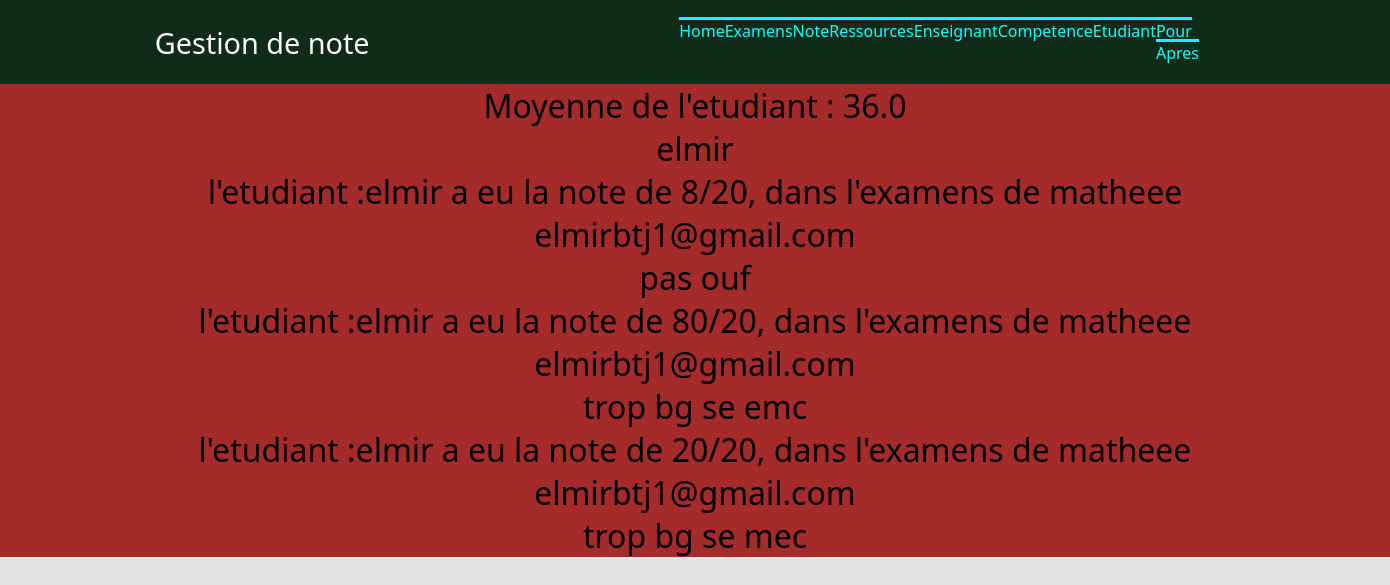
The app's page /gestion/affiche/1/, older data.
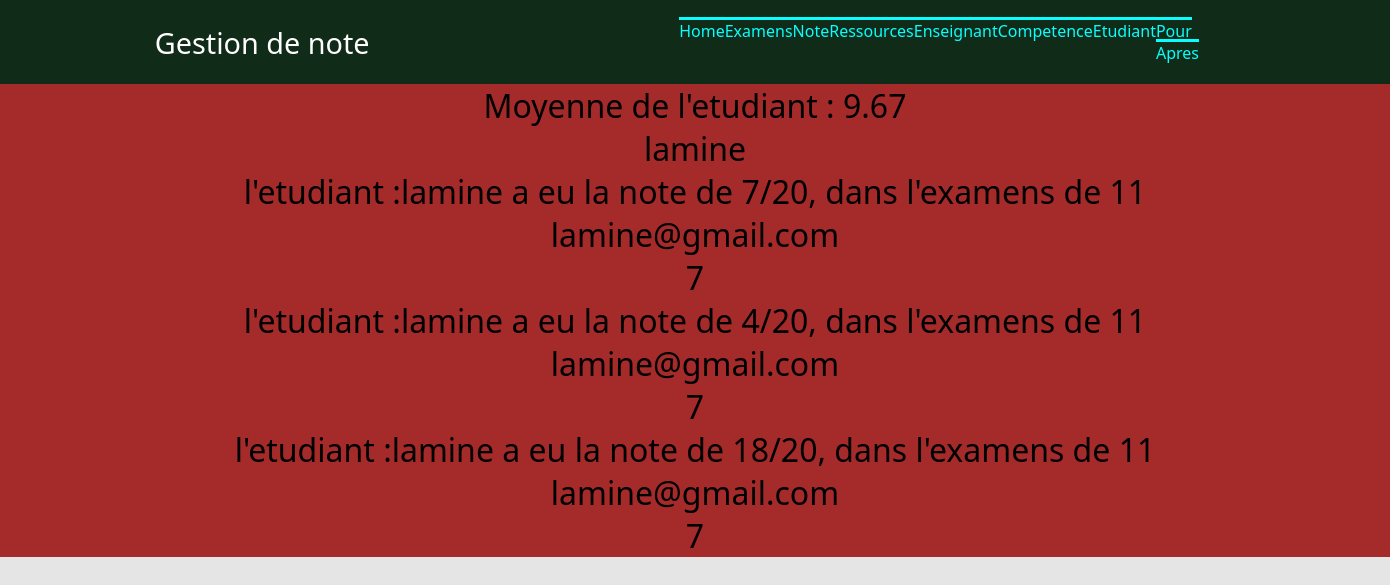
The same page, newer data.
### gestion/models.py (models this page shows, shortened)
class Etudiant(models.Model):
    nom = models.CharField(max_length = 100)
    prenom =models.CharField(max_length = 100,null = True)
    groupe =models.CharField(max_length = 100,null = True)
    photo =models.ImageField(upload_to="images",blank=True, null = True)
    email=models.EmailField(default=None,max_length = 100)
    def __str__(self):
        return  self.nom

class Notes(models.Model):
    examens = models.ForeignKey('Examens', on_delete=models.CASCADE,null = True,)
    etudiant =models.ForeignKey('Etudiant', on_delete=models.CASCADE,null = True,)
    note =models.IntegerField(blank=False, null=True)
    appreciation =models.CharField(max_length=100)

class Examens(models.Model):
    titre = models.CharField(max_length=100)
    date = models.DateField(blank=True, null = True)
    coefficient = models.CharField(max_length=100)
    ressources = models.ForeignKey('Ressources', on_delete=models.CASCADE,null = True,)
    def __str__(self):
        return  self.titre

### gestion/views.py (the view)
# urls.py: path('affiche/<int:id>/', views.affiche),
def affiche(request, id):
    etudiants = models.Etudiant.objects.get(pk=id)
    notes = list(models.Notes.objects.filter(etudiant=etudiants))
    notes = list(models.Notes.objects.filter(etudiant=etudiants))
    moyenne = float(0)
    moyenne_arondie = 0
    for i in notes:
        moyenne = float(moyenne + i.note)
    etudiants.moyenne = str(round(moyenne / len(notes),2))
    return render(request,"gestion/affiche.html",{'etudiants': etudiants,'notes': notes,"etudiants.moyenne":etudiants.moyenne,})

### gestion/templates/gestion/affiche.html (shortened to what this page needs)
     {% extends "gestion/main.html" %}
{% block content %}
{% load static %}
<h1>
Moyenne de l'etudiant : {{etudiants.moyenne}}
</h1>
<h1>{{etudiants.nom}}</h1>
 {% for l in notes %}
<h1>l'etudiant :{{l.etudiant}} a eu la note de {{l.note}}/20, dans l'examens de {{l.examens}} </h1>
<h1>{{etudiants.email}}</h1>
<h1>{{l.appreciation}}</h1>
       {%endfor%}
{% endblock %}
{% block navi %}
 <li> <a href="/gestion/ajout2/{{etudiant.id}}"> Pour apres</a></li>
{% endblock %}

Row changes from the older to the newer data that the page shows:
removed Notes: etudiant "elmir", note "8", examens "matheee", {{ etudiants.email }} "elmirbtj1@gmail.com", appreciation "pas ouf"
removed Notes: etudiant "elmir", note "80", examens "matheee", {{ etudiants.email }} "elmirbtj1@gmail.com", appreciation "trop bg se emc"
removed Notes: etudiant "elmir", note "20", examens "matheee", {{ etudiants.email }} "elmirbtj1@gmail.com", appreciation "trop bg se mec"
changed Etudiant: moyenne "36.0" → "9.67"; nom "elmir" → "lamine"
added Notes: etudiant "lamine", note "7", examens "11", {{ etudiants.email }} "lamine@gmail.com", appreciation "7"
added Notes: etudiant "lamine", note "4", examens "11", {{ etudiants.email }} "lamine@gmail.com", appreciation "7"
added Notes: etudiant "lamine", note "18", examens "11", {{ etudiants.email }} "lamine@gmail.com", appreciation "7"
